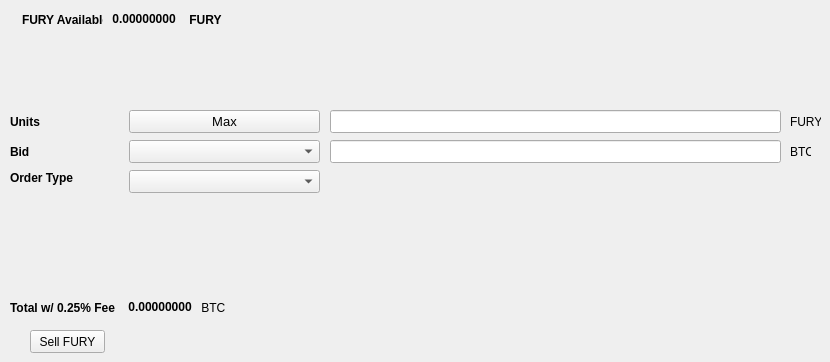
   <widget class="QWidget" name="SellTab">
    <attribute name="title">
     <string>Sell</string>
    </attribute>
    <widget class="QLabel" name="label_16">
     <property name="geometry">
      <rect>
       <x>790</x>
       <y>140</y>
       <width>21</width>
       <height>23</height>
      </rect>
     </property>
     <property name="text">
      <string>BTC</string>
     </property>
    </widget>
    <widget class="QComboBox" name="SellBidcomboBox">
     <property name="geometry">
      <rect>
       <x>129</x>
       <y>140</y>
       <width>191</width>
       <height>23</height>
      </rect>
     </property>
     <property name="font">
      <font>
       <pointsize>10</pointsize>
      </font>
     </property>
    </widget>
    <widget class="QLabel" name="label_18">
     <property name="geometry">
      <rect>
       <x>10</x>
       <y>110</y>
       <width>46</width>
       <height>23</height>
      </rect>
     </property>
     <property name="font">
      <font>
       <weight>75</weight>
       <bold>true</bold>
      </font>
     </property>
     <property name="text">
      <string>Units</string>
     </property>
    </widget>
    <widget class="QPushButton" name="Sell_Max_Amount">
     <property name="geometry">
      <rect>
       <x>129</x>
       <y>110</y>
       <width>191</width>
       <height>23</height>
      </rect>
     </property>
     <property name="font">
      <font>
       <pointsize>10</pointsize>
      </font>
     </property>
     <property name="text">
      <string>Max</string>
     </property>
    </widget>
    <widget class="QLabel" name="label_20">
     <property name="geometry">
      <rect>
       <x>10</x>
       <y>170</y>
       <width>71</width>
       <height>16</height>
      </rect>
     </property>
     <property name="font">
      <font>
       <weight>75</weight>
       <bold>true</bold>
      </font>
     </property>
     <property name="text">
      <string>Order Type</string>
     </property>
    </widget>
    <widget class="QComboBox" name="SellOrdertypeCombo">
     <property name="geometry">
      <rect>
       <x>129</x>
       <y>170</y>
       <width>191</width>
       <height>23</height>
      </rect>
     </property>
     <property name="font">
      <font>
       <pointsize>10</pointsize>
      </font>
     </property>
    </widget>
    <widget class="QLabel" name="label_21">
     <property name="geometry">
      <rect>
       <x>10</x>
       <y>140</y>
       <width>46</width>
       <height>23</height>
      </rect>
     </property>
     <property name="font">
      <font>
       <weight>75</weight>
       <bold>true</bold>
      </font>
     </property>
     <property name="text">
      <string>Bid</string>
     </property>
    </widget>
    <widget class="QLabel" name="label_22">
     <property name="geometry">
      <rect>
       <x>790</x>
       <y>110</y>
       <width>31</width>
       <height>23</height>
      </rect>
     </property>
     <property name="text">
      <string>FURY</string>
     </property>
    </widget>
    <widget class="QLineEdit" name="UnitsInputFURY">
     <property name="geometry">
      <rect>
       <x>330</x>
       <y>110</y>
       <width>451</width>
       <height>23</height>
      </rect>
     </property>
     <property name="font">
      <font>
       <pointsize>9</pointsize>
       <weight>75</weight>
       <bold>true</bold>
      </font>
     </property>
    </widget>
    <widget class="QLineEdit" name="SellBidPriceEdit">
     <property name="geometry">
      <rect>
       <x>330</x>
       <y>140</y>
       <width>451</width>
       <height>23</height>
      </rect>
     </property>
     <property name="font">
      <font>
       <pointsize>9</pointsize>
       <weight>75</weight>
       <bold>true</bold>
      </font>
     </property>
    </widget>
    <widget class="QPushButton" name="SellFURYBTN">
     <property name="geometry">
      <rect>
       <x>30</x>
       <y>330</y>
       <width>75</width>
       <height>23</height>
      </rect>
     </property>
     <property name="text">
      <string>Sell FURY</string>
     </property>
    </widget>
    <widget class="QWidget" name="layoutWidget">
     <property name="geometry">
      <rect>
       <x>22</x>
       <y>12</y>
       <width>200</width>
       <height>15</height>
      </rect>
     </property>
     <layout class="QHBoxLayout" name="horizontalLayout">
      <item>
       <widget class="QLabel" name="label232_2">
        <property name="font">
         <font>
          <weight>75</weight>
          <bold>true</bold>
         </font>
        </property>
        <property name="text">
         <string>FURY Available:</string>
        </property>
       </widget>
      </item>
      <item>
       <widget class="QLabel" name="FURYAvailableLabel">
        <property name="palette">
         <palette>
          <active>
           <colorrole role="WindowText">
            <brush brushstyle="SolidPattern">
             <color alpha="255">
              <red>0</red>
              <green>0</green>
              <blue>0</blue>
             </color>
            </brush>
           </colorrole>
           <colorrole role="Button">
            <brush brushstyle="SolidPattern">
             <color alpha="255">
              <red>0</red>
              <green>170</green>
              <blue>0</blue>
             </color>
            </brush>
           </colorrole>
           <colorrole role="Light">
            <brush brushstyle="SolidPattern">
             <color alpha="255">
              <red>0</red>
              <green>255</green>
              <blue>0</blue>
             </color>
            </brush>
           </colorrole>
           <colorrole role="Midlight">
            <brush brushstyle="SolidPattern">
             <color alpha="255">
              <red>0</red>
              <green>212</green>
              <blue>0</blue>
             </color>
            </brush>
           </colorrole>
           <colorrole role="Dark">
            <brush brushstyle="SolidPattern">
             <color alpha="255">
              <red>0</red>
              <green>85</green>
              <blue>0</blue>
             </color>
            </brush>
           </colorrole>
           <colorrole role="Mid">
            <brush brushstyle="SolidPattern">
             <color alpha="255">
              <red>0</red>
              <green>113</green>
              <blue>0</blue>
             </color>
            </brush>
           </colorrole>
           <colorrole role="Text">
            <brush brushstyle="SolidPattern">
             <color alpha="255">
              <red>0</red>
              <green>170</green>
              <blue>0</blue>
             </color>
            </brush>
           </colorrole>
           <colorrole role="BrightText">
            <brush brushstyle="SolidPattern">
             <color alpha="255">
              <red>255</red>
              <green>255</green>
              <blue>255</blue>
             </color>
            </brush>
           </colorrole>
           <colorrole role="ButtonText">
            <brush brushstyle="SolidPattern">
             <color alpha="255">
              <red>0</red>
              <green>0</green>
              <blue>0</blue>
             </color>
            </brush>
           </colorrole>
           <colorrole role="Base">
            <brush brushstyle="SolidPattern">
             <color alpha="255">
              <red>255</red>
              <green>255</green>
              <blue>255</blue>
             </color>
            </brush>
           </colorrole>
           <colorrole role="Window">
            <brush brushstyle="SolidPattern">
             <color alpha="255">
              <red>0</red>
              <green>170</green>
              <blue>0</blue>
             </color>
            </brush>
           </colorrole>
           <colorrole role="Shadow">
            <brush brushstyle="SolidPattern">
             <color alpha="255">
              <red>0</red>
              <green>0</green>
              <blue>0</blue>
             </color>
            </brush>
           </colorrole>
           <colorrole role="AlternateBase">
            <brush brushstyle="SolidPattern">
             <color alpha="255">
              <red>127</red>
              <green>212</green>
              <blue>127</blue>
             </color>
            </brush>
           </colorrole>
           <colorrole role="ToolTipBase">
            <brush brushstyle="SolidPattern">
             <color alpha="255">
              <red>255</red>
              <green>255</green>
              <blue>220</blue>
             </color>
            </brush>
           </colorrole>
           <colorrole role="ToolTipText">
            <brush brushstyle="SolidPattern">
             <color alpha="255">
              <red>0</red>
              <green>0</green>
              <blue>0</blue>
             </color>
            </brush>
           </colorrole>
          </active>
          <inactive>
           <colorrole role="WindowText">
            <brush brushstyle="SolidPattern">
             <color alpha="255">
              <red>0</red>
              <green>0</green>
              <blue>0</blue>
             </color>
            </brush>
           </colorrole>
           <colorrole role="Button">
            <brush brushstyle="SolidPattern">
             <color alpha="255">
              <red>0</red>
              <green>170</green>
              <blue>0</blue>
             </color>
            </brush>
           </colorrole>
           <colorrole role="Light">
            <brush brushstyle="SolidPattern">
             <color alpha="255">
              <red>0</red>
              <green>255</green>
              <blue>0</blue>
             </color>
            </brush>
           </colorrole>
           <colorrole role="Midlight">
            <brush brushstyle="SolidPattern">
             <color alpha="255">
              <red>0</red>
              <green>212</green>
              <blue>0</blue>
             </color>
            </brush>
           </colorrole>
           <colorrole role="Dark">
            <brush brushstyle="SolidPattern">
             <color alpha="255">
              <red>0</red>
              <green>85</green>
              <blue>0</blue>
             </color>
            </brush>
           </colorrole>
           <colorrole role="Mid">
            <brush brushstyle="SolidPattern">
             <color alpha="255">
              <red>0</red>
              <green>113</green>
              <blue>0</blue>
             </color>
            </brush>
           </colorrole>
           <colorrole role="Text">
            <brush brushstyle="SolidPattern">
             <color alpha="255">
              <red>0</red>
              <green>170</green>
              <blue>0</blue>
             </color>
            </brush>
           </colorrole>
           <colorrole role="BrightText">
            <brush brushstyle="SolidPattern">
             <color alpha="255">
              <red>255</red>
              <green>255</green>
              <blue>255</blue>
             </color>
            </brush>
           </colorrole>
           <colorrole role="ButtonText">
            <brush brushstyle="SolidPattern">
             <color alpha="255">
              <red>0</red>
              <green>0</green>
              <blue>0</blue>
             </color>
            </brush>
           </colorrole>
           <colorrole role="Base">
            <brush brushstyle="SolidPattern">
             <color alpha="255">
              <red>255</red>
              <green>255</green>
              <blue>255</blue>
             </color>
            </brush>
           </colorrole>
           <colorrole role="Window">
            <brush brushstyle="SolidPattern">
             <color alpha="255">
              <red>0</red>
              <green>170</green>
              <blue>0</blue>
             </color>
            </brush>
           </colorrole>
           <colorrole role="Shadow">
            <brush brushstyle="SolidPattern">
             <color alpha="255">
              <red>0</red>
              <green>0</green>
              <blue>0</blue>
             </color>
            </brush>
           </colorrole>
           <colorrole role="AlternateBase">
            <brush brushstyle="SolidPattern">
             <color alpha="255">
              <red>127</red>
              <green>212</green>
              <blue>127</blue>
             </color>
            </brush>
           </colorrole>
           <colorrole role="ToolTipBase">
            <brush brushstyle="SolidPattern">
             <color alpha="255">
              <red>255</red>
              <green>255</green>
              <blue>220</blue>
             </color>
            </brush>
           </colorrole>
           <colorrole role="ToolTipText">
            <brush brushstyle="SolidPattern">
             <color alpha="255">
              <red>0</red>
              <green>0</green>
              <blue>0</blue>
             </color>
            </brush>
           </colorrole>
          </inactive>
          <disabled>
           <colorrole role="WindowText">
            <brush brushstyle="SolidPattern">
             <color alpha="255">
              <red>0</red>
              <green>85</green>
              <blue>0</blue>
             </color>
            </brush>
           </colorrole>
           <colorrole role="Button">
            <brush brushstyle="SolidPattern">
             <color alpha="255">
              <red>0</red>
              <green>170</green>
              <blue>0</blue>
             </color>
            </brush>
           </colorrole>
           <colorrole role="Light">
            <brush brushstyle="SolidPattern">
             <color alpha="255">
              <red>0</red>
              <green>255</green>
              <blue>0</blue>
             </color>
            </brush>
           </colorrole>
           <colorrole role="Midlight">
            <brush brushstyle="SolidPattern">
             <color alpha="255">
              <red>0</red>
              <green>212</green>
              <blue>0</blue>
             </color>
            </brush>
           </colorrole>
           <colorrole role="Dark">
            <brush brushstyle="SolidPattern">
             <color alpha="255">
              <red>0</red>
              <green>85</green>
              <blue>0</blue>
             </color>
            </brush>
           </colorrole>
           <colorrole role="Mid">
            <brush brushstyle="SolidPattern">
             <color alpha="255">
              <red>0</red>
              <green>113</green>
              <blue>0</blue>
             </color>
            </brush>
           </colorrole>
           <colorrole role="Text">
            <brush brushstyle="SolidPattern">
             <color alpha="255">
              <red>0</red>
              <green>85</green>
              <blue>0</blue>
             </color>
            </brush>
           </colorrole>
           <colorrole role="BrightText">
            <brush brushstyle="SolidPattern">
             <color alpha="255">
              <red>255</red>
              <green>255</green>
              <blue>255</blue>
             </color>
            </brush>
           </colorrole>
           <colorrole role="ButtonText">
            <brush brushstyle="SolidPattern">
             <color alpha="255">
              <red>0</red>
              <green>85</green>
              <blue>0</blue>
             </color>
            </brush>
           </colorrole>
           <colorrole role="Base">
            <brush brushstyle="SolidPattern">
             <color alpha="255">
              <red>0</red>
              <green>170</green>
              <blue>0</blue>
             </color>
            </brush>
           </colorrole>
           <colorrole role="Window">
            <brush brushstyle="SolidPattern">
             <color alpha="255">
              <red>0</red>
              <green>170</green>
              <blue>0</blue>
             </color>
            </brush>
           </colorrole>
           <colorrole role="Shadow">
            <brush brushstyle="SolidPattern">
             <color alpha="255">
              <red>0</red>
              <green>0</green>
              <blue>0</blue>
             </color>
            </brush>
           </colorrole>
           <colorrole role="AlternateBase">
            <brush brushstyle="SolidPattern">
             <color alpha="255">
              <red>0</red>
              <green>170</green>
              <blue>0</blue>
             </color>
            </brush>
           </colorrole>
           <colorrole role="ToolTipBase">
            <brush brushstyle="SolidPattern">
             <color alpha="255">
              <red>255</red>
              <green>255</green>
              <blue>220</blue>
             </color>
            </brush>
           </colorrole>
           <colorrole role="ToolTipText">
            <brush brushstyle="SolidPattern">
             <color alpha="255">
              <red>0</red>
              <green>0</green>
              <blue>0</blue>
             </color>
            </brush>
           </colorrole>
          </disabled>
         </palette>
        </property>
        <property name="font">
         <font>
          <weight>75</weight>
          <bold>true</bold>
         </font>
        </property>
        <property name="text">
         <string> 0.00000000 </string>
        </property>
        <property name="textInteractionFlags">
         <set>Qt::LinksAccessibleByMouse|Qt::TextSelectableByKeyboard|Qt::TextSelectableByMouse</set>
        </property>
       </widget>
      </item>
      <item>
       <widget class="QLabel" name="labelFURY">
        <property name="font">
         <font>
          <weight>75</weight>
          <bold>true</bold>
         </font>
        </property>
        <property name="text">
         <string> FURY</string>
        </property>
       </widget>
      </item>
     </layout>
    </widget>
    <widget class="QWidget" name="layoutWidget">
     <property name="geometry">
      <rect>
       <x>10</x>
       <y>300</y>
       <width>218</width>
       <height>15</height>
      </rect>
     </property>
     <layout class="QHBoxLayout" name="horizontalLayout_2">
      <item>
       <widget class="QLabel" name="label_19">
        <property name="font">
         <font>
          <weight>75</weight>
          <bold>true</bold>
         </font>
        </property>
        <property name="text">
         <string>Total w/ 0.25% Fee </string>
        </property>
       </widget>
      </item>
      <item>
       <widget class="QLabel" name="SellCostLabel">
        <property name="palette">
         <palette>
          <active>
           <colorrole role="WindowText">
            <brush brushstyle="SolidPattern">
             <color alpha="255">
              <red>0</red>
              <green>0</green>
              <blue>0</blue>
             </color>
            </brush>
           </colorrole>
           <colorrole role="Button">
            <brush brushstyle="SolidPattern">
             <color alpha="255">
              <red>0</red>
              <green>170</green>
              <blue>0</blue>
             </color>
            </brush>
           </colorrole>
           <colorrole role="Light">
            <brush brushstyle="SolidPattern">
             <color alpha="255">
              <red>0</red>
              <green>255</green>
              <blue>0</blue>
             </color>
            </brush>
           </colorrole>
           <colorrole role="Midlight">
            <brush brushstyle="SolidPattern">
             <color alpha="255">
              <red>0</red>
              <green>212</green>
              <blue>0</blue>
             </color>
            </brush>
           </colorrole>
           <colorrole role="Dark">
            <brush brushstyle="SolidPattern">
             <color alpha="255">
              <red>0</red>
              <green>85</green>
              <blue>0</blue>
             </color>
            </brush>
           </colorrole>
           <colorrole role="Mid">
            <brush brushstyle="SolidPattern">
             <color alpha="255">
              <red>0</red>
              <green>113</green>
              <blue>0</blue>
             </color>
            </brush>
           </colorrole>
           <colorrole role="Text">
            <brush brushstyle="SolidPattern">
             <color alpha="255">
              <red>0</red>
              <green>170</green>
              <blue>0</blue>
             </color>
            </brush>
           </colorrole>
           <colorrole role="BrightText">
            <brush brushstyle="SolidPattern">
             <color alpha="255">
              <red>255</red>
              <green>255</green>
              <blue>255</blue>
             </color>
            </brush>
           </colorrole>
           <colorrole role="ButtonText">
            <brush brushstyle="SolidPattern">
             <color alpha="255">
              <red>0</red>
              <green>0</green>
              <blue>0</blue>
             </color>
            </brush>
           </colorrole>
           <colorrole role="Base">
            <brush brushstyle="SolidPattern">
             <color alpha="255">
              <red>255</red>
              <green>255</green>
              <blue>255</blue>
             </color>
            </brush>
           </colorrole>
           <colorrole role="Window">
            <brush brushstyle="SolidPattern">
             <color alpha="255">
              <red>0</red>
              <green>170</green>
              <blue>0</blue>
             </color>
            </brush>
           </colorrole>
           <colorrole role="Shadow">
            <brush brushstyle="SolidPattern">
             <color alpha="255">
              <red>0</red>
              <green>0</green>
              <blue>0</blue>
             </color>
            </brush>
           </colorrole>
           <colorrole role="AlternateBase">
            <brush brushstyle="SolidPattern">
             <color alpha="255">
              <red>127</red>
              <green>212</green>
              <blue>127</blue>
             </color>
            </brush>
           </colorrole>
           <colorrole role="ToolTipBase">
            <brush brushstyle="SolidPattern">
             <color alpha="255">
              <red>255</red>
              <green>255</green>
              <blue>220</blue>
             </color>
            </brush>
           </colorrole>
           <colorrole role="ToolTipText">
            <brush brushstyle="SolidPattern">
             <color alpha="255">
              <red>0</red>
              <green>0</green>
              <blue>0</blue>
             </color>
            </brush>
           </colorrole>
          </active>
          <inactive>
           <colorrole role="WindowText">
            <brush brushstyle="SolidPattern">
             <color alpha="255">
              <red>0</red>
              <green>0</green>
              <blue>0</blue>
             </color>
            </brush>
           </colorrole>
           <colorrole role="Button">
            <brush brushstyle="SolidPattern">
             <color alpha="255">
              <red>0</red>
              <green>170</green>
              <blue>0</blue>
             </color>
            </brush>
           </colorrole>
           <colorrole role="Light">
            <brush brushstyle="SolidPattern">
             <color alpha="255">
              <red>0</red>
              <green>255</green>
              <blue>0</blue>
             </color>
            </brush>
           </colorrole>
           <colorrole role="Midlight">
            <brush brushstyle="SolidPattern">
             <color alpha="255">
              <red>0</red>
              <green>212</green>
              <blue>0</blue>
             </color>
            </brush>
           </colorrole>
           <colorrole role="Dark">
            <brush brushstyle="SolidPattern">
             <color alpha="255">
              <red>0</red>
              <green>85</green>
              <blue>0</blue>
             </color>
            </brush>
           </colorrole>
           <colorrole role="Mid">
            <brush brushstyle="SolidPattern">
             <color alpha="255">
              <red>0</red>
              <green>113</green>
              <blue>0</blue>
             </color>
            </brush>
           </colorrole>
           <colorrole role="Text">
            <brush brushstyle="SolidPattern">
             <color alpha="255">
              <red>0</red>
              <green>170</green>
              <blue>0</blue>
             </color>
            </brush>
           </colorrole>
           <colorrole role="BrightText">
            <brush brushstyle="SolidPattern">
             <color alpha="255">
              <red>255</red>
              <green>255</green>
              <blue>255</blue>
             </color>
            </brush>
           </colorrole>
           <colorrole role="ButtonText">
            <brush brushstyle="SolidPattern">
             <color alpha="255">
              <red>0</red>
              <green>0</green>
              <blue>0</blue>
             </color>
            </brush>
           </colorrole>
           <colorrole role="Base">
            <brush brushstyle="SolidPattern">
             <color alpha="255">
              <red>255</red>
              <green>255</green>
              <blue>255</blue>
             </color>
            </brush>
           </colorrole>
           <colorrole role="Window">
            <brush brushstyle="SolidPattern">
             <color alpha="255">
              <red>0</red>
              <green>170</green>
              <blue>0</blue>
             </color>
            </brush>
           </colorrole>
           <colorrole role="Shadow">
            <brush brushstyle="SolidPattern">
             <color alpha="255">
              <red>0</red>
              <green>0</green>
              <blue>0</blue>
             </color>
            </brush>
           </colorrole>
           <colorrole role="AlternateBase">
            <brush brushstyle="SolidPattern">
             <color alpha="255">
              <red>127</red>
              <green>212</green>
              <blue>127</blue>
             </color>
            </brush>
           </colorrole>
           <colorrole role="ToolTipBase">
            <brush brushstyle="SolidPattern">
             <color alpha="255">
              <red>255</red>
              <green>255</green>
              <blue>220</blue>
             </color>
            </brush>
           </colorrole>
           <colorrole role="ToolTipText">
            <brush brushstyle="SolidPattern">
             <color alpha="255">
              <red>0</red>
              <green>0</green>
              <blue>0</blue>
             </color>
            </brush>
           </colorrole>
          </inactive>
          <disabled>
           <colorrole role="WindowText">
            <brush brushstyle="SolidPattern">
             <color alpha="255">
              <red>0</red>
              <green>85</green>
              <blue>0</blue>
             </color>
            </brush>
           </colorrole>
           <colorrole role="Button">
            <brush brushstyle="SolidPattern">
             <color alpha="255">
              <red>0</red>
              <green>170</green>
              <blue>0</blue>
             </color>
            </brush>
           </colorrole>
           <colorrole role="Light">
            <brush brushstyle="SolidPattern">
             <color alpha="255">
              <red>0</red>
              <green>255</green>
              <blue>0</blue>
             </color>
            </brush>
           </colorrole>
           <colorrole role="Midlight">
            <brush brushstyle="SolidPattern">
             <color alpha="255">
              <red>0</red>
              <green>212</green>
              <blue>0</blue>
             </color>
            </brush>
           </colorrole>
           <colorrole role="Dark">
            <brush brushstyle="SolidPattern">
             <color alpha="255">
              <red>0</red>
              <green>85</green>
              <blue>0</blue>
             </color>
            </brush>
           </colorrole>
           <colorrole role="Mid">
            <brush brushstyle="SolidPattern">
             <color alpha="255">
              <red>0</red>
              <green>113</green>
              <blue>0</blue>
             </color>
            </brush>
           </colorrole>
           <colorrole role="Text">
            <brush brushstyle="SolidPattern">
             <color alpha="255">
              <red>0</red>
              <green>85</green>
              <blue>0</blue>
             </color>
            </brush>
           </colorrole>
           <colorrole role="BrightText">
            <brush brushstyle="SolidPattern">
             <color alpha="255">
              <red>255</red>
              <green>255</green>
              <blue>255</blue>
             </color>
            </brush>
           </colorrole>
           <colorrole role="ButtonText">
            <brush brushstyle="SolidPattern">
             <color alpha="255">
              <red>0</red>
              <green>85</green>
              <blue>0</blue>
             </color>
            </brush>
           </colorrole>
           <colorrole role="Base">
            <brush brushstyle="SolidPattern">
             <color alpha="255">
              <red>0</red>
              <green>170</green>
              <blue>0</blue>
             </color>
            </brush>
           </colorrole>
           <colorrole role="Window">
            <brush brushstyle="SolidPattern">
             <color alpha="255">
              <red>0</red>
              <green>170</green>
              <blue>0</blue>
             </color>
            </brush>
           </colorrole>
           <colorrole role="Shadow">
            <brush brushstyle="SolidPattern">
             <color alpha="255">
              <red>0</red>
              <green>0</green>
              <blue>0</blue>
             </color>
            </brush>
           </colorrole>
           <colorrole role="AlternateBase">
            <brush brushstyle="SolidPattern">
             <color alpha="255">
              <red>0</red>
              <green>170</green>
              <blue>0</blue>
             </color>
            </brush>
           </colorrole>
           <colorrole role="ToolTipBase">
            <brush brushstyle="SolidPattern">
             <color alpha="255">
              <red>255</red>
              <green>255</green>
              <blue>220</blue>
             </color>
            </brush>
           </colorrole>
           <colorrole role="ToolTipText">
            <brush brushstyle="SolidPattern">
             <color alpha="255">
              <red>0</red>
              <green>0</green>
              <blue>0</blue>
             </color>
            </brush>
           </colorrole>
          </disabled>
         </palette>
        </property>
        <property name="font">
         <font>
          <weight>75</weight>
          <bold>true</bold>
         </font>
        </property>
        <property name="autoFillBackground">
         <bool>false</bool>
        </property>
        <property name="text">
         <string> 0.00000000</string>
        </property>
        <property name="textInteractionFlags">
         <set>Qt::LinksAccessibleByMouse|Qt::TextSelectableByMouse</set>
        </property>
       </widget>
      </item>
      <item>
       <widget class="QLabel" name="label_17">
        <property name="font">
         <font>
          <weight>50</weight>
          <bold>false</bold>
         </font>
        </property>
        <property name="text">
         <string> BTC</string>
        </property>
       </widget>
      </item>
     </layout>
    </widget>
   </widget>
